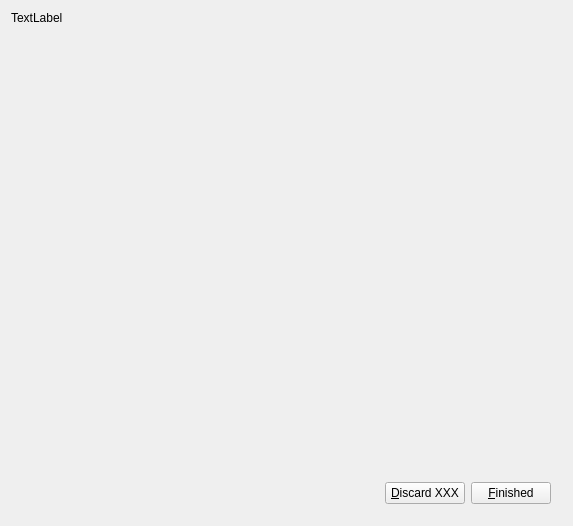
<?xml version="1.0" encoding="UTF-8"?>
<ui version="4.0">
 <class>MainView</class>
 <widget class="QWidget" name="MainView">
  <property name="geometry">
   <rect>
    <x>0</x>
    <y>0</y>
    <width>573</width>
    <height>526</height>
   </rect>
  </property>
  <layout class="QVBoxLayout" name="verticalLayout">
   <item>
    <layout class="QGridLayout" name="gridLayout">
     <item row="0" column="0">
      <widget class="QLabel" name="subCaptionLabel">
       <property name="text">
        <string>TextLabel</string>
       </property>
      </widget>
     </item>
    </layout>
   </item>
   <item>
    <layout class="QVBoxLayout">
     <item>
      <widget class="QStackedWidget" name="widgetStack">
       <property name="sizePolicy">
        <sizepolicy hsizetype="Expanding" vsizetype="Expanding">
         <horstretch>0</horstretch>
         <verstretch>1</verstretch>
        </sizepolicy>
       </property>
      </widget>
     </item>
     <item>
      <widget class="QFrame" name="frame3">
       <property name="sizePolicy">
        <sizepolicy hsizetype="Preferred" vsizetype="Preferred">
         <horstretch>0</horstretch>
         <verstretch>0</verstretch>
        </sizepolicy>
       </property>
       <property name="frameShape">
        <enum>QFrame::NoFrame</enum>
       </property>
       <property name="frameShadow">
        <enum>QFrame::Raised</enum>
       </property>
       <layout class="QHBoxLayout">
        <item>
         <spacer name="spacer1">
          <property name="orientation">
           <enum>Qt::Horizontal</enum>
          </property>
          <property name="sizeType">
           <enum>QSizePolicy::Expanding</enum>
          </property>
          <property name="sizeHint" stdset="0">
           <size>
            <width>20</width>
            <height>20</height>
           </size>
          </property>
         </spacer>
        </item>
        <item>
         <widget class="KPushButton" name="pbDiscard">
          <property name="text">
           <string>&amp;Discard XXX</string>
          </property>
         </widget>
        </item>
        <item>
         <widget class="KPushButton" name="pbFinished">
          <property name="text">
           <string>&amp;Finished</string>
          </property>
         </widget>
        </item>
       </layout>
      </widget>
     </item>
    </layout>
   </item>
  </layout>
 </widget>
 <layoutdefault spacing="6" margin="11"/>
 <pixmapfunction>qPixmapFromMimeSource</pixmapfunction>
 <customwidgets>
  <customwidget>
   <class>KPushButton</class>
   <extends>QPushButton</extends>
   <header>kpushbutton.h</header>
  </customwidget>
 </customwidgets>
 <resources/>
 <connections/>
</ui>
